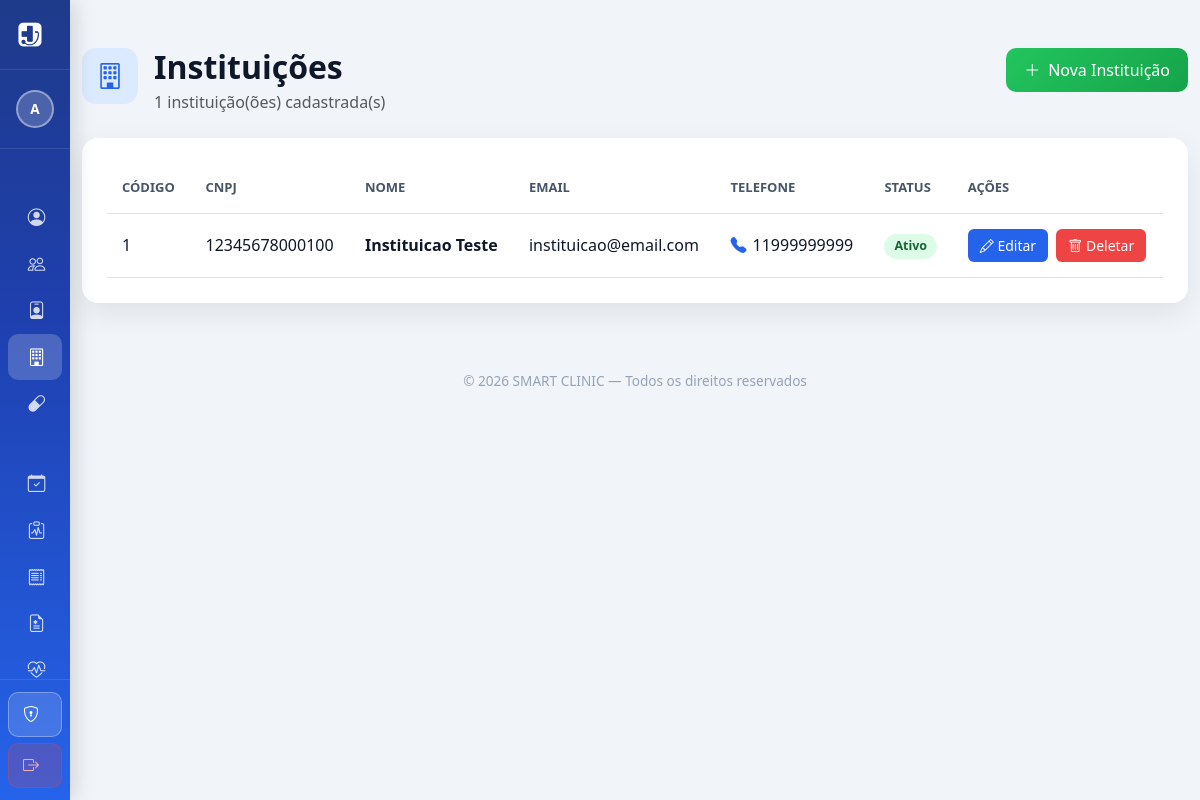
The page /Frontend/instituicao.php (signed in) on the database its author committed.
### tables this page shows
CREATE TABLE `instituicao` (
  `cod` int(11) NOT NULL,
  `cnpj` varchar(20) DEFAULT NULL,
  `logo` varchar(200) NOT NULL,
  `email` varchar(100) NOT NULL,
  `senha` varchar(100) NOT NULL,
  `nome` varchar(100) NOT NULL,
  `telefone` varchar(20) NOT NULL,
  `endereco` varchar(200) NOT NULL,
  `status` varchar(20) NOT NULL
);

### Backend/controller/Database.php (called while the page is built)
<?php
class Database {
    private static $instance = null;
    public static function getConnection() {
        if (self::$instance === null) {
            $host = '127.0.0.1';
            $db   = 'smartclinic';
            $user = 'root';
            $pass = '';
            $charset = 'utf8mb4';
            $dsn = "mysql:host=$host;dbname=$db;charset=$charset";
            $options = [
                PDO::ATTR_ERRMODE => PDO::ERRMODE_EXCEPTION,
                PDO::ATTR_DEFAULT_FETCH_MODE => PDO::FETCH_ASSOC,
                PDO::ATTR_EMULATE_PREPARES => false,
            ];
            self::$instance = new PDO($dsn, $user, $pass, $options);
        }
        return self::$instance;
    }
}

### Backend/controller/InstituicaoController.php (called while the page is built, shortened)
<?php
require_once $_SERVER['DOCUMENT_ROOT'] . '/SMART-CLINIC-A/Backend/dao/InstituicaoDAO.php';
class InstituicaoController extends BaseController {
    private $dao;
    public function __construct() {
        $this->dao = new InstituicaoDAO();
    }
    public function getAll() {
        return $this->dao->getAll();
    }
}

### Backend/dao/BaseDAO.php (called while the page is built, shortened)
<?php
require_once $_SERVER['DOCUMENT_ROOT'] . '/SMART-CLINIC-A/Backend/controller/Database.php';
class BaseDAO {
    public function __construct() {
        $this->db = Database::getConnection();
    }
}

### Backend/dao/InstituicaoDAO.php (called while the page is built, shortened)
<?php
require_once $_SERVER['DOCUMENT_ROOT'] . '/SMART-CLINIC-A/Backend/dao/BaseDAO.php';
class InstituicaoDAO extends BaseDAO {
    public function getAll() {
        $stmt = $this->db->query('SELECT * FROM instituicao');
        return $stmt->fetchAll();
    }
}

### Frontend/instituicao.php (the view, shortened to what this page needs)
<?php
require_once __DIR__ . '/navbar.php';
?>
<!DOCTYPE html>
<html lang="pt-BR">
<head>
    <link href="https://cdn.jsdelivr.net/npm/bootstrap@5.3.2/dist/css/bootstrap.min.css" rel="stylesheet">
    <link href="https://cdn.jsdelivr.net/npm/bootstrap-icons@1.11.1/font/bootstrap-icons.css" rel="stylesheet">
</head>
<body>
<section class="py-5">
<div class="container-lg" style="max-width:1200px;">
<?php
require_once $_SERVER['DOCUMENT_ROOT'] . '/SMART-CLINIC-A/Backend/controller/InstituicaoController.php';
$controller  = new InstituicaoController();
$action      = $_GET['action'] ?? 'list';
if ($action === 'list'):
    $instituicoes = $controller->getAll();
?>
<div class="d-flex justify-content-between align-items-start mb-4">
    <div class="d-flex align-items-start gap-3">
        <div style="background:#dbeafe;width:56px;height:56px;border-radius:14px;display:flex;align-items:center;justify-content:center;">
            <i class="bi bi-building" style="font-size:26px;color:var(--azul);"></i>
        </div>
        <div>
            <h2 class="title mb-1">Instituições</h2>
            <p class="text-muted mb-0"><?= count($instituicoes) ?> instituição(ões) cadastrada(s)</p>
        </div>
    </div>
    <a href="instituicao.php?action=create" class="btn btn-verde d-flex align-items-center gap-2">
        <i class="bi bi-plus-lg"></i> Nova Instituição
    </a>
</div>
<div class="card-modern">
<div class="table-responsive">
<table class="table table-modern mb-0">
<thead>
<tr>
    <th>Código</th><th>CNPJ</th><th>Nome</th><th>Email</th><th>Telefone</th><th>Status</th><th>Ações</th>
</tr>
</thead>
<tbody>
<?php foreach ($instituicoes as $inst):
    $statusClass = strtolower($inst['status'] ?? '') === 'ativo' ? 'ativo' : 'inativo';
?>
<tr>
    <td><?= htmlspecialchars($inst['cod']) ?></td>
    <td><?= htmlspecialchars($inst['cnpj']) ?></td>
    <td><strong><?= htmlspecialchars($inst['nome']) ?></strong></td>
    <td><?= htmlspecialchars($inst['email']) ?></td>
    <td><i class="bi bi-telephone-fill" style="color:var(--azul);margin-right:6px;"></i><?= htmlspecialchars($inst['telefone']) ?></td>
    <td><span class="inst-status <?= $statusClass ?>"><?= htmlspecialchars($inst['status'] ?? '—') ?></span></td>
    <td>
        <a href="?action=edit&id=<?= $inst['cod'] ?>" class="btn btn-sm me-1" style="background:#2563eb;color:white;border:none;border-radius:6px;padding:6px 12px;">
            <i class="bi bi-pencil"></i> Editar
        </a>
        <form method="POST" style="display:inline;" onsubmit="return confirm('Deletar esta instituição?')">
            <button class="btn btn-sm" style="background:#ef4444;color:white;border:none;border-radius:6px;padding:6px 12px;">
                <i class="bi bi-trash"></i> Deletar
            </button>
        </form>
    </td>
</tr>
<?php endforeach; ?>
</tbody>
</table>
</div>
</div>
<?php endif; ?>
</div>
</section>
<footer style="padding:20px 0;" class="text-center">
    <p class="mb-0" style="color:#94a3b8;font-size:.85rem;">© 2026 SMART CLINIC — Todos os direitos reservados</p>
</footer>
</body>
</html>

### Frontend/instituicao.php (style rules this page uses)
:root { --azul:#2563eb; --azul-escuro:#1e40af; --verde:#22c55e; --fundo:#f1f5f9; }
body { background:var(--fundo); font-family:'Segoe UI',sans-serif; }
.btn-verde { background:linear-gradient(135deg,#22c55e,#16a34a); border:none; color:white; border-radius:10px; padding:10px 18px; transition:.2s; }
.card-modern { background:white; border-radius:16px; padding:25px; box-shadow:0 10px 30px rgba(0,0,0,.08); }
.title { font-weight:600; color:#0f172a; }
.table-modern thead { background:#f1f5f9; }
.table-modern th { color:#475569; font-size:13px; text-transform:uppercase; font-weight:600; padding:15px; }
.table-modern td { padding:15px; color:#0f172a; vertical-align:middle; }
.inst-status { display:inline-flex; align-items:center; gap:5px; padding:3px 10px; border-radius:20px; font-size:.78rem; font-weight:600; }
.inst-status.ativo { background:#dcfce7; color:#166534; }

### Frontend/navbar.php (style rules this page uses)
:root { --sidebar-width:260px; --sidebar-collapsed-width:70px; --azul:#2563eb; --azul-escuro:#1e40af; --azul-mais-escuro:#1e3a8a; }
body.with-sidebar { margin-left:var(--sidebar-width); transition:margin-left .3s ease; padding-top:0 !important; }
body.with-sidebar.sidebar-collapsed { margin-left:var(--sidebar-collapsed-width); }

### rows shown on the page
instituicao: cod "1", cnpj "12345678000100", nome "Instituicao Teste", email "instituicao@email.com", telefone "11999999999", status "Ativo"

### other values the page prints
$initials "A"
count($instituicoes) "1"
